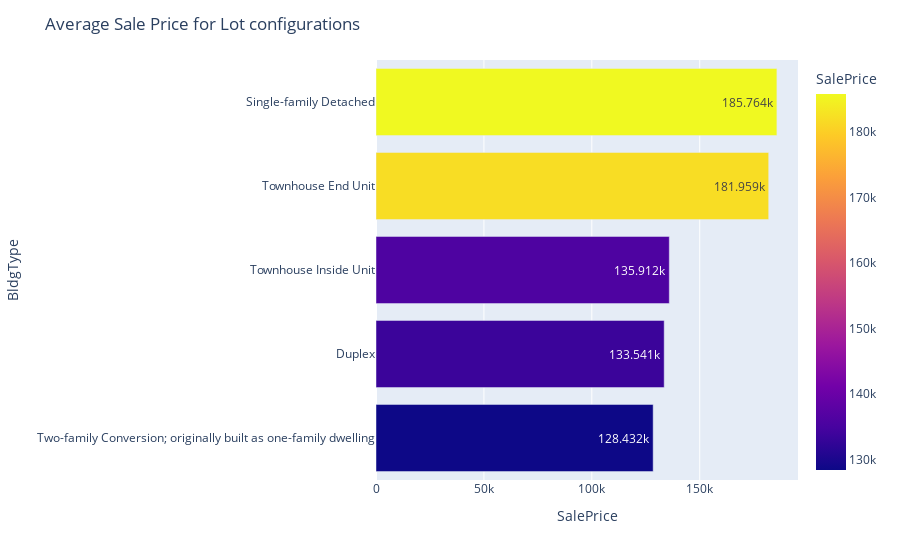

Notebook source saved alongside this figure:
### Code cell
var = 'BldgType'
group = train.groupby(var)['SalePrice'].mean().round().sort_values().reset_index()
group[var].replace({'Twnhs': 'TwnhsI', '2fmCon': '2FmCon'}, inplace=True)
group[var] = get_description(*group[var])
fig = px.bar(group, y=var, x='SalePrice', color='SalePrice', orientation='h', text_auto=True)
fig.update_layout(title='Average Sale Price for Building Type [BldgType]')

### Figure 1 — Plotly figure (JSON) as saved in the notebook; plotly's stock layout.template omitted (floating-point values rounded to 4 significant figures)
{"data": [{"alignmentgroup": "True", "hovertemplate": "SalePrice=%{marker.color}<br>BldgType=%{y}<extra></extra>", "legendgroup": "", "marker": {"color": [128432, 133541, 135912, 181959, 185764], "coloraxis": "coloraxis", "pattern": {"shape": ""}}, "name": "", "offsetgroup": "", "orientation": "h", "showlegend": false, "textposition": "auto", "texttemplate": "%{x}", "type": "bar", "x": [128432, 133541, 135912, 181959, 185764], "xaxis": "x", "y": ["Two-family Conversion; originally built as one-family dwelling", "Duplex", "Townhouse Inside Unit", "Townhouse End Unit", "Single-family Detached"], "yaxis": "y"}], "layout": {"barmode": "relative", "coloraxis": {"colorbar": {"title": {"text": "SalePrice"}}, "colorscale": [[0, "#0d0887"], [0.1111, "#46039f"], [0.2222, "#7201a8"], [0.3333, "#9c179e"], [0.4444, "#bd3786"], [0.5556, "#d8576b"], [0.6667, "#ed7953"], [0.7778, "#fb9f3a"], [0.8889, "#fdca26"], [1, "#f0f921"]]}, "legend": {"tracegroupgap": 0}, "margin": {"t": 60}, "title": {"text": "Average Sale Price for Lot configurations"}, "xaxis": {"anchor": "y", "domain": [0, 1], "title": {"text": "SalePrice"}}, "yaxis": {"anchor": "x", "domain": [0, 1], "title": {"text": "BldgType"}}}}
